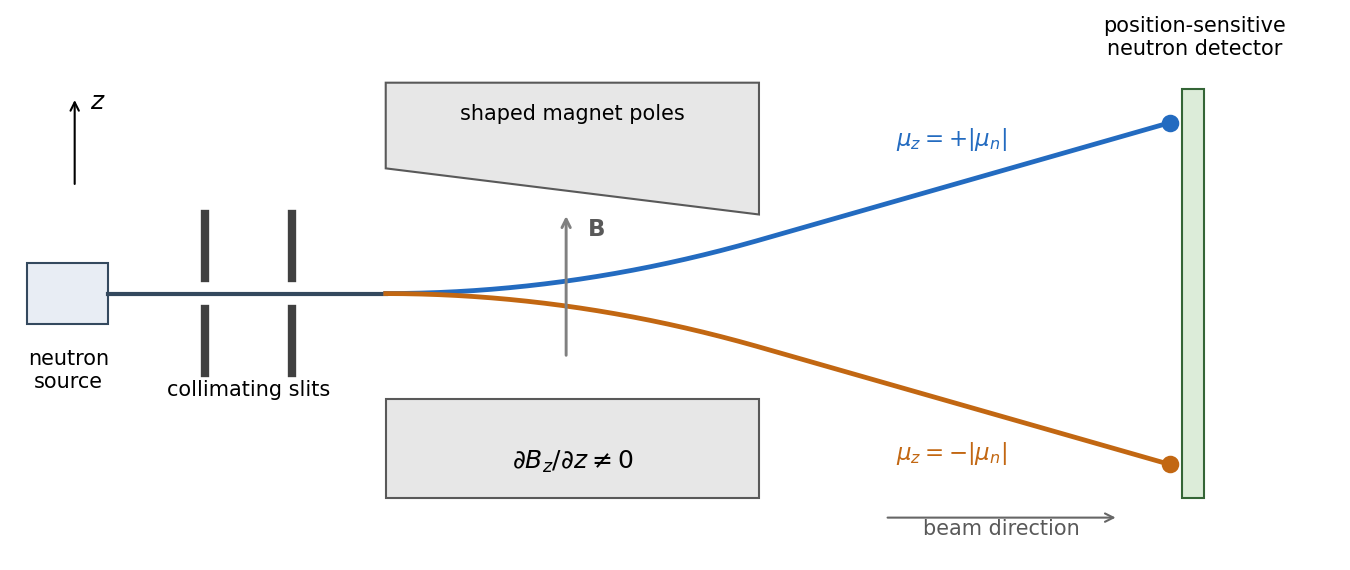

Write Python code to recreate this figure.
"""Original ideal neutron-beam schematic; Python 3.14/matplotlib 3.10.7.

Run from the mirrored _media directory; geometry is illustrative, not measured.
"""
from pathlib import Path
import matplotlib
matplotlib.use('Agg')
import matplotlib.pyplot as plt
from matplotlib.patches import Rectangle, Polygon
import numpy as np


def main():
    fig, ax = plt.subplots(figsize=(9.0, 3.8), layout='constrained')
    ax.add_patch(Rectangle((.12, -.23), .65, .46, fc='#e8edf4', ec='#34495e'))
    ax.text(.45, -.42, 'neutron\nsource', ha='center', va='top')
    for x in [1.55, 2.25]:
        ax.plot([x,x], [.12,.6], color='0.25', lw=4)
        ax.plot([x,x], [-.6,-.12], color='0.25', lw=4)
    ax.text(1.9, -.78, 'collimating slits', ha='center')
    ax.add_patch(Polygon([(3, .95),(6,.60),(6,1.6),(3,1.6)], fc='#e7e7e7',ec='0.35'))
    ax.add_patch(Rectangle((3,-1.55),3,.75,fc='#e7e7e7',ec='0.35'))
    ax.text(4.5,1.32,'shaped magnet poles',ha='center',fontsize=10)
    ax.text(4.5,-1.33,r'$\partial B_z/\partial z\ne0$',ha='center',fontsize=12)
    ax.annotate('',xy=(4.45,.62),xytext=(4.45,-.5),arrowprops={'arrowstyle':'->','color':'0.5','lw':1.4})
    ax.text(4.62,.44,r'$\mathbf{B}$',color='0.35',fontsize=11)
    ax.plot([.77,3],[0,0],color='#34495e',lw=2)
    x=np.linspace(3,9.3,401)
    y=np.where(x<=6,.045*(x-3)**2,.405+.27*(x-6))
    for sign,color in [(1,'#236bc0'),(-1,'#c26712')]:
        ax.plot(x,sign*y,color=color,lw=2.3)
        ax.scatter([9.3],[sign*y[-1]],color=color,s=55,zorder=5)
    ax.add_patch(Rectangle((9.4,-1.55),.18,3.1,fc='#dcecd9',ec='#346536'))
    ax.text(9.5,1.78,'position-sensitive\nneutron detector',ha='center',va='bottom',fontsize=10)
    ax.text(7.1,1.12,r'$\mu_z=+|\mu_n|$',color='#236bc0',fontsize=11)
    ax.text(7.1,-1.26,r'$\mu_z=-|\mu_n|$',color='#c26712',fontsize=11)
    ax.annotate('',xy=(8.9,-1.7),xytext=(7,-1.7),arrowprops={'arrowstyle':'->','color':'0.4'})
    ax.text(7.95,-1.83,'beam direction',ha='center',color='0.35',fontsize=10)
    ax.annotate('',xy=(.5,1.5),xytext=(.5,.8),arrowprops={'arrowstyle':'->'})
    ax.text(.62,1.4,r'$z$',fontsize=12)
    ax.set(xlim=(-.05,10.7),ylim=(-2.05,2.18))
    ax.set_axis_off()
    fig.savefig(Path.cwd()/Path(__file__).with_suffix('.png').name,dpi=150,facecolor='white')
    plt.close(fig)


if __name__=='__main__':main()
